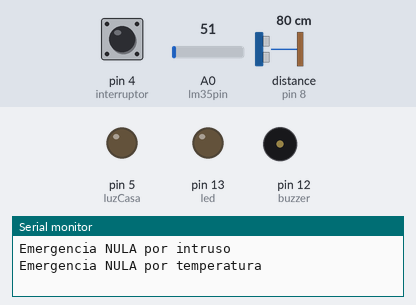
A sketch run on a simulated Arduino Uno, built for the host (arithmetic inside an expression is 32-bit, double 64-bit). Parts: output pins drawn as LEDs (lit = HIGH), buzzer (waves = sounding, pin HIGH), the last lines printed to the serial monitor. Wiring (inferred from the names in the program): ultrasonic range finder: trigger pin 9; echo pin 8. Inputs (shaded band) come from the test bench; at power-on: pin 4 (interruptor) LOW, A0 (lm35pin) = 51, distance to the obstacle (sensor on pin 8) 80 cm. The echo pulse lasts 58.3 µs per cm; pins used as bus, display or sensor lines are not drawn.

Above: at 1.9 s.
2.0 s: pin 4 (interruptor) pulled HIGH for 0.65 s
At 3.6 s:
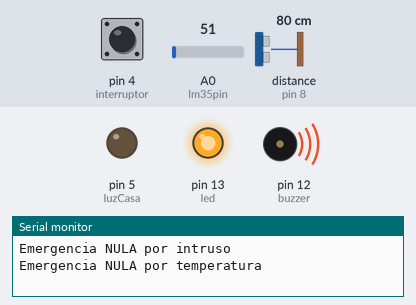
5.9 s: A0 (lm35pin) set to 62
At 8.7 s:
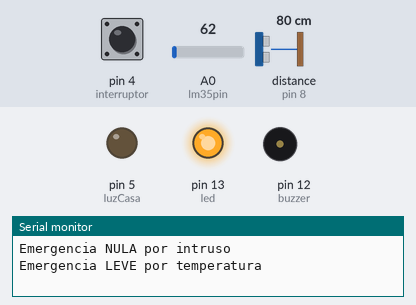
9.3 s: pin 4 (interruptor) pulled HIGH for 1 s
At 10.9 s:
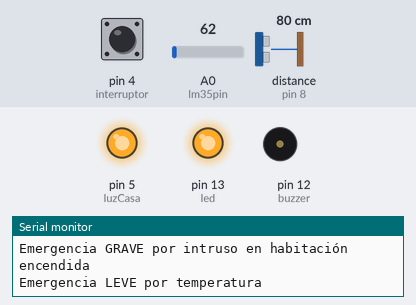
12.6 s: pin 4 (interruptor) pulled HIGH for 3.2 s
At 15.3 s:
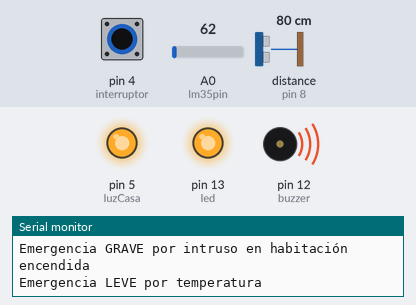
18.1 s: distance to the obstacle (sensor on pin 8) set to 26 cm
21.1 s: distance to the obstacle (sensor on pin 8) set to 21 cm
At 24.7 s:
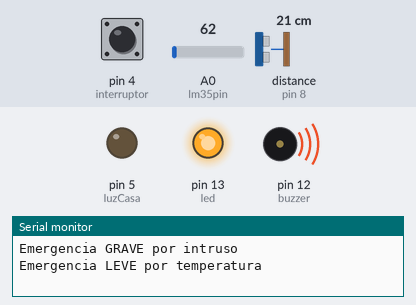
Timing chart, 0 to 25.8 s (numbered marks = the images above; inputs shaded):
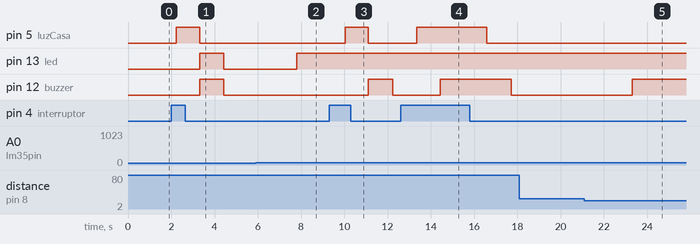

Measured:
- the behaviour switches between 57 and 58 on A0 (lm35pin) (found by bisection; images 1 and 2)
- the behaviour switches between 25 and 24 cm on distance to the obstacle (sensor on pin 8) (found by bisection; images 4 and 5)
- after the input at 2.0 s, pin 5 (luzCasa): LOW → HIGH after 0.24 s, → LOW 1.1 s later; pin 13 (led), pin 12 (buzzer): LOW → HIGH after 1.3 s, → LOW 1.1 s later
- after the input at 5.9 s, pin 13 (led): LOW → HIGH after 1.9 s
- after the input at 9.3 s, pin 5 (luzCasa): LOW → HIGH after 0.74 s, → LOW 1.1 s later; pin 12 (buzzer): LOW → HIGH after 1.8 s, → LOW 1.1 s later
- after the input at 12.6 s, pin 5 (luzCasa): LOW → HIGH after 0.76 s, → LOW 3.2 s later; pin 12 (buzzer): LOW → HIGH after 1.8 s, → LOW 3.3 s later
- after the input at 21.1 s, pin 12 (buzzer): LOW → HIGH after 2.2 s

The sketch:

20221207-serialbridge-uno.ino
```cpp
#include <SoftwareSerial.h>

// VARIABLES COMUNES ENTRE UNO Y WEMOS
int hora;
int minuto;
float temperatura;
int isOnOff;
int isIntruso;
int isEmergencia;
int emergenciaPrevia;

/* OTRAS VARIABLES AUXILIARES */
// DETECCIÓN DE INTRUSOS SEGÚN HORA
int minutoIntruso = 61;
int umbralHoraAlto = 20;
int umbralHoraBajo = 18;
int espera = 1;

// SENSOR DE ULTRASONIDOS
long duration, distance; // Duration used to calculate distance
int maximumRange = 25; // Maximum range needed
int minimumRange = 1; // Minimum range needed

// SENSOR DE TEMPERATURA
int tempMin = 21;
int tempMinMin = 20;
int tempMax = 28;
int tempMaxMax = 31;

// INTERRUPTOR
/* DEFINICIÓN DE PUERTOS */
int ultraEcho = 8;
int ultraTrig = 9;
int buzzer = 12;
int lm35pin = A0;
int interruptor = 4;
int luzCasa = 5;
int led = 13; //Led connected to pin 13

String recibo;
bool stringComplete;


SoftwareSerial mySerial(6, 7); // RX, TX

void setup(){
  while (!Serial) {
    ; // Wait for serial port to connect. Needed for native USB port only
  }
  Serial.begin(9600);
  mySerial.begin(9600);

  pinMode(led, OUTPUT);

  // PONER EN MARCHA BUZZER
  pinMode(buzzer, OUTPUT);


  // PONER EN MARCHA INTERRUPTOR
  pinMode(interruptor, INPUT);
  pinMode(luzCasa, OUTPUT);

  // PONER EN MARCHA TEMPERATURA

  // PONER EN MARCHA DETECTAINTRUSOS
  pinMode(ultraTrig, OUTPUT);
  pinMode(ultraEcho, INPUT);
}

// DIVIDIR STRINGS PARA TRANSFORMARLAS EN VARIABLES
// FUENTE: https://arduino.stackexchange.com/a/1237
String getValue(String data, char separator, int index){
  int found = 0;
  int strIndex[] = { 0, -1 };
  int maxIndex = data.length() - 1;

  for (int i = 0; i <= maxIndex && found <= index; i++) {
      if (data.charAt(i) == separator || i == maxIndex) {
          found++;
          strIndex[0] = strIndex[1] + 1;
          strIndex[1] = (i == maxIndex) ? i+1 : i;
      }
  }
  return found > index ? data.substring(strIndex[0], strIndex[1]) : "";
}

// FLOTANTES A ARRAYS
// FUENTE: https://forum.arduino.cc/t/ftoa/63464
char *ftoa(double d, char *buffer, int precision) {
  long wholePart = (long) d;

  // Deposit the whole part of the number.

  itoa(wholePart,buffer,10);

  // Now work on the faction if we need one.

  if (precision > 0) {

    // We do, so locate the end of the string and insert
    // a decimal point.

    char *endOfString = buffer;
    while (*endOfString != '\0') endOfString++;
    *endOfString++ = '.';

    // Now work on the fraction, be sure to turn any negative
    // values positive.

    if (d < 0) {
      d *= -1;
      wholePart *= -1;
    }

    double fraction = d - wholePart;
    while (precision > 0) {

      // Multipleby ten and pull out the digit.

      fraction *= 10;
      wholePart = (long) fraction;
      *endOfString++ = '0' + wholePart;

      // Update the fraction and move on to the
      // next digit.

      fraction -= wholePart;
      precision--;
    }
    // Terminate the string.
    *endOfString = '\0';
  }
  return buffer;
}

void wemos_recibir(){
  if(mySerial.available() > 0){
    while (!stringComplete){
      char inChar = mySerial.read();
      if ((inChar != '\n'  && inChar != '\r' && inChar != '_')
      && !(stringComplete)){
        recibo += inChar;
      }

      if (inChar == '_') {
        stringComplete = true;
      }
    }

    if (stringComplete){
      hora = getValue(recibo, ':', 0).toInt();
      minuto = getValue(recibo, ':',1).toInt();
      isOnOff = getValue(recibo, ':', 2).toInt();
      Serial.print("Son las ");
      Serial.print(isOnOff);
      //Serial.print(":");
      //Serial.println(minuto);
      stringComplete = false;
      recibo = "";
    }
  }
}

void wemos_enviar(){
  // HACER LA CONVERSIÓN A ARRAY
  char tempe[7];
  char onoff[7];
  char intru[7];
  char emerg[7];

  ftoa(temperatura,tempe,10);
  itoa(isOnOff,onoff,10);
  itoa(isIntruso,intru,10);
  itoa(isEmergencia,emerg,10);


  // ENVIARLO POR PUERTO SERIE VIRTUAL AL WEMOS
  mySerial.write(tempe);
  mySerial.write(':');
  mySerial.write(onoff);
  mySerial.write(':');
  mySerial.write(intru);
  mySerial.write(':');
  mySerial.write(emerg);
  mySerial.write('_');
}

void triggerEmergencia(){
  isEmergencia = emergenciaPrevia;
  emergenciaPrevia = 0;
  if(isEmergencia == 1){
    digitalWrite(led, HIGH);
    digitalWrite(buzzer, LOW);
  } else {
    if (isEmergencia == 2){
      digitalWrite(led, HIGH);
      digitalWrite(buzzer, HIGH);
    } else {
      if (isEmergencia == 0){
        digitalWrite(led, LOW);
        digitalWrite(buzzer, LOW);
      }
    }
  }
}

bool luz(){
  if (digitalRead(interruptor) == HIGH){
    digitalWrite(luzCasa, HIGH);
    return true;
  } else {
    digitalWrite(luzCasa, LOW);
    return false;
  }
}

void detectarIntrusos(){
  if (luz() == 1){ /*ULTRASONIDOS DETECTAN INTRUSO*/
   isIntruso = 0;
   if(umbralHoraBajo > umbralHoraAlto){
      if((hora > umbralHoraBajo) || (hora < umbralHoraAlto)){
        Serial.println("Emergencia GRAVE por intruso en habitación encendida");
        isIntruso = 1;
        emergenciaPrevia = 2;
      }
    } else {
      if(hora < umbralHoraAlto){
        Serial.println("Emergencia GRAVE por intruso en habitación encendida");
        isIntruso = 1;
        emergenciaPrevia = 2;
      }
    }
  } else {
    Serial.println("Emergencia NULA por intruso en habitación encendida");
    if (emergenciaPrevia < 1) emergenciaPrevia = 0;
  }
}

void sensorMovimiento() {
  if (luz() == 0){
    isIntruso = 1;
    readDistance();
    if(distance>minimumRange && distance < maximumRange){
      Serial.println("Emergencia GRAVE por intruso");
      emergenciaPrevia = 2;
    } else {
      if (distance > maximumRange) {
        Serial.println("Emergencia NULA por intruso");
        isIntruso = 0;
        if (emergenciaPrevia < 1) emergenciaPrevia = 0;
      }
    }
    delay(50);
  }
}

int readDistance(){
  digitalWrite(ultraTrig, LOW);
  delayMicroseconds(2);

  digitalWrite(ultraTrig, HIGH);
  delayMicroseconds(10);

  digitalWrite(ultraTrig, LOW);
  duration = pulseIn(ultraEcho, HIGH);

  distance = duration/58.2;
}

void sensorTemperatura(){ // CAMBIAR PARA QUE DEVUELVA BOOL O INT CON VARIOS ESTADOS
  int valor = analogRead(lm35pin);
  float miliVoltios = (valor / 1023.0) * 5000;
  temperatura = miliVoltios / 10;
  Serial.println();
  if(temperatura < tempMin || temperatura > tempMax){
    if(temperatura < tempMinMin || temperatura > tempMaxMax){
      Serial.println("Emergencia GRAVE por temperatura");
      emergenciaPrevia = 2;
    } else {
      Serial.println("Emergencia LEVE por temperatura");
      if (emergenciaPrevia < 2) emergenciaPrevia = 1;
    }
  } else {
    Serial.println("Emergencia NULA por temperatura");
    if (emergenciaPrevia < 1) emergenciaPrevia = 0;
  }

  //Serial.print(temperatura);
  //Serial.println(" C");
  delay(50);
}


void loop(){
  //if(isOnOff == 0){
    triggerEmergencia();
  //}
  wemos_enviar();
  wemos_recibir();
  //Serial.print(isOnOff);
  //if(isOnOff == 0){
    detectarIntrusos();
    sensorMovimiento();
    sensorTemperatura();
  //} else {
   // luz();
   // emergenciaPrevia = 0;
   // triggerEmergencia();
  //}
  delay(1000);
}
```
